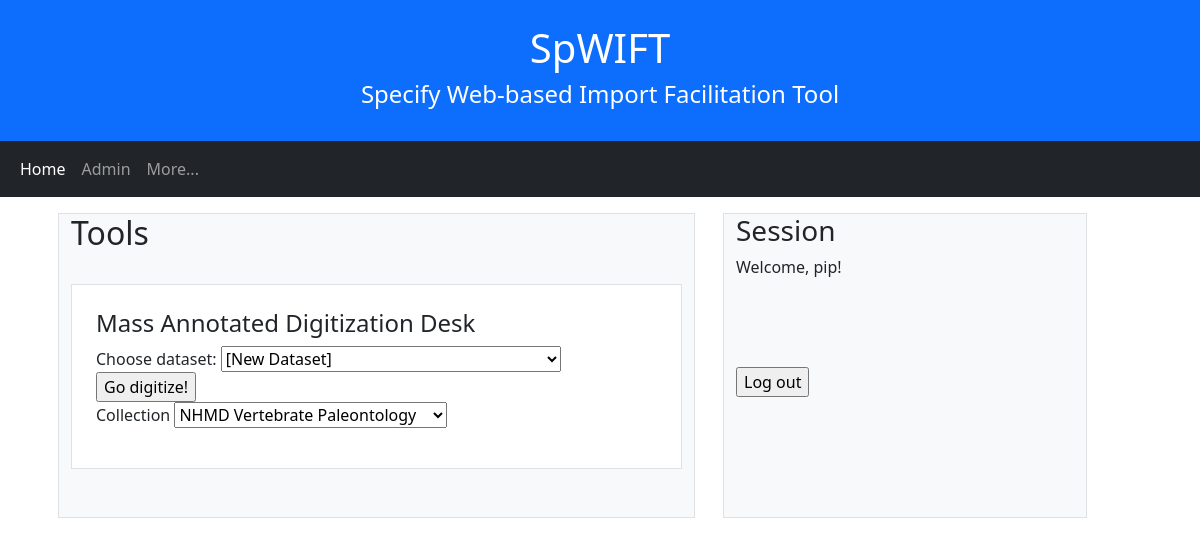
The page /spwift/ (signed in) on the database as committed earlier.
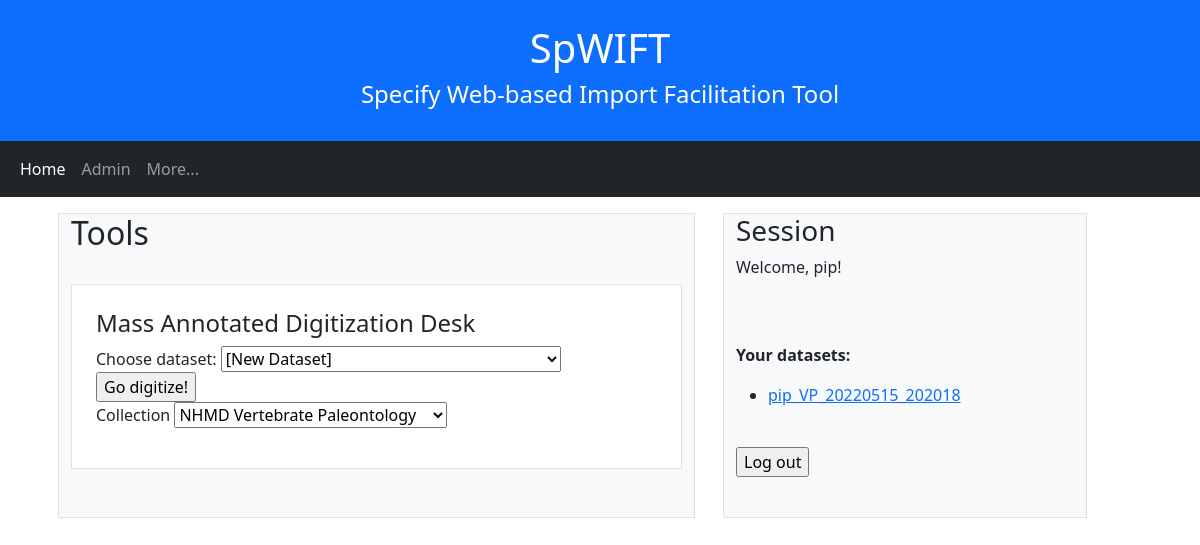
The same page on the database as committed later.
### spwift/models.py (models this page shows, shortened)
class DataSet(models.Model):
    spid = models.IntegerField(null=True, blank=True)
    spuser = models.ForeignKey(SpecifyUser, on_delete=models.DO_NOTHING)
    name = models.CharField(max_length=128)
    collection = models.ForeignKey(Collection, on_delete=models.DO_NOTHING)
    public = models.BooleanField(null=True, blank=True)

### spwift/views.py (the view)
# urls.py: path('', index),
def index(request):
    print('index')
    userid = request.session.get('userid', -1)
    if userid < 1:
        context = { }
        logout(request)
    else:
        username = request.session.get('username', 'error')
        if username == 'error':
            context = { }
            logout(request)
        else:
            user = SpecifyUser.objects.get(pk=userid)
            username = user.name
            request.session['username'] = username
            datasets = DataSet.objects.filter(spuser=user)
            collections = Collection.objects.all()
            context = {
                'userid' : userid,
                'username' : username,
                'collections' : collections,
                'datasets' : datasets,
                }
    return render(request, 'spwift/index.html', context)

### spwift/templates/spwift/index.html (shortened to what this page needs)
{% extends "spwift/base.html" %}
{% block pagename %}Specify Web-based Import Facilitation Tool{% endblock %}
{% block contenttitle %}Tools{% endblock %}
{% block content %}
                <div class="row">
                    <div class="coll">
                        <div class="container-sm border bg-white">
                            <br>
                            <h4>Mass Annotated Digitization Desk</h4>
                            <form action="{% url 'spwift:digit' %}" method="post">{% csrf_token %}
                                <label for="dataset">Choose dataset:</label>
                                <select id="dataset" name="dataset" style="width:340px;">
                                    <option value="0">[New Dataset]</option>
                                </select>&nbsp;
                                <input type="submit" value="Go digitize!"/>
                                <br>
                                <label for="collection">Collection</label>
                                <select id="collection" name="collection">
                                    {% if collections %}
                                        {% for c in collections %}
                                    <option value="{{ c.pk }}">{{ c.name }}</option>
                                        {% endfor %}
                                    {% endif %}
                                </select>
                                <p>&nbsp;</p>
                            </form>
                        </div>
                    </div>
                </div>
                <div class="row">
                    <div class="coll">
                    </div>
                </div>
                <div class="row">
                    <div class="coll">
                    </div>
                </div>
            {% endblock %}
            {% block sessioninfo %}
                <p>Welcome, {{username}}!</p>
                <br/>
                <br/>
                {% if datasets %}
                <p><b>Your datasets:</b></p>
                    <ul>
                    {% for d in datasets %}
                        <li><a href="dataset/{{ d.pk }}/">{{ d.name }}</a></li>
                    {% endfor %}
                    </ul>
                {% endif %}
            {% endblock %}

Rows that differ between the two databases and show on the page:
added DataSet: name "pip_VP_20220515_202018"
Other text that changed with them:
text now shown: "Your datasets:"
